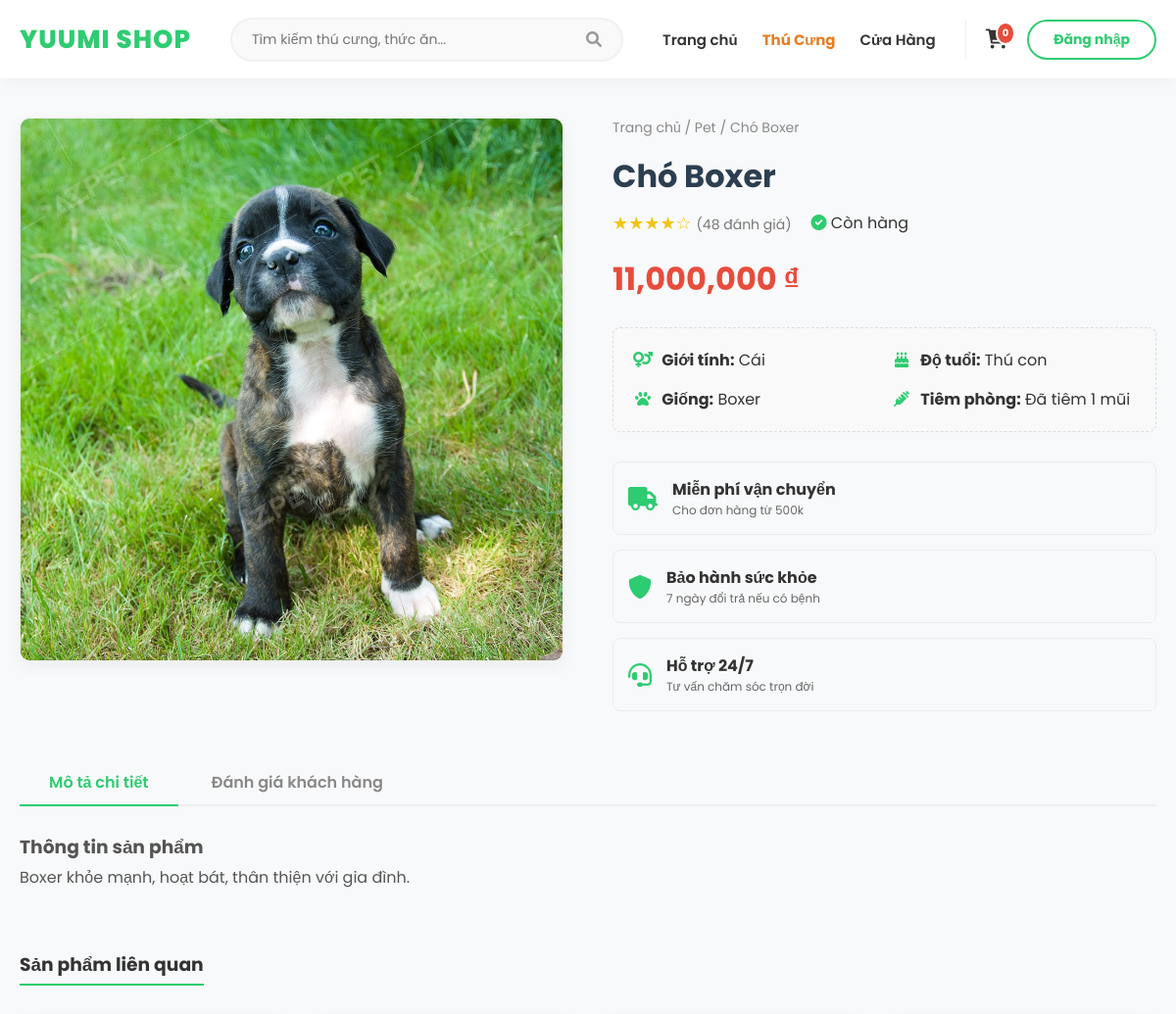
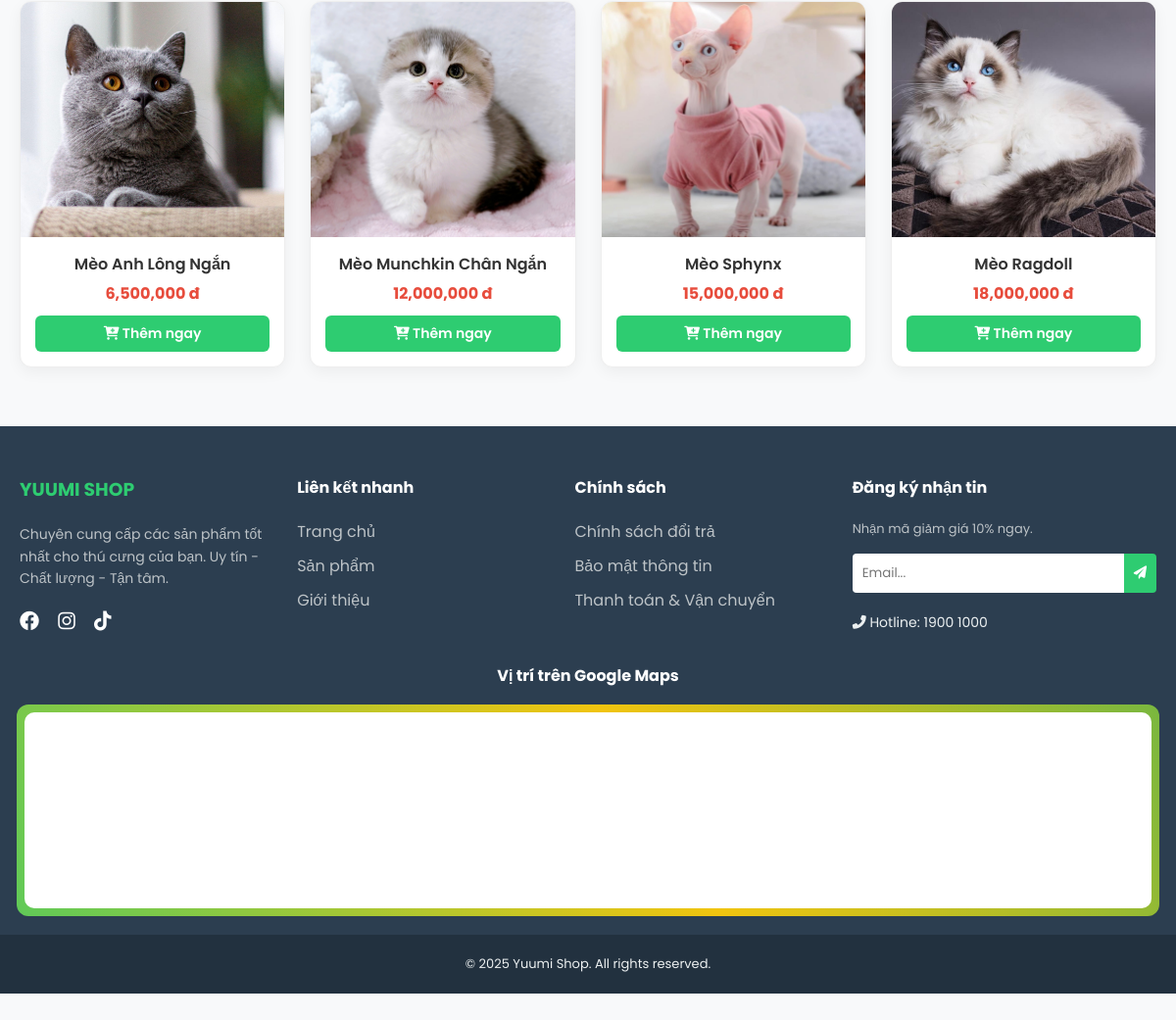
Page /product_detail.php?id=170 on the committed database (2 pictures, top to bottom).
### tables this page shows
CREATE TABLE IF NOT EXISTS products (
    id INT AUTO_INCREMENT PRIMARY KEY,
    name VARCHAR(255) NOT NULL,
    species ENUM('dog', 'cat', 'all') NOT NULL, 
    category ENUM('food', 'accessory', 'health', 'toy', 'cage', 'pet') NOT NULL, 
    sub_category VARCHAR(50), 
    brand VARCHAR(50), 
    age_group ENUM('baby', 'adult', 'senior', 'all') DEFAULT 'all',
    gender ENUM('male', 'female', 'unisex') DEFAULT 'unisex',  
    price DECIMAL(15, 0) NOT NULL,
    old_price DECIMAL(15, 0) DEFAULT 0,
    image VARCHAR(255),
    rating FLOAT DEFAULT 5,
    description TEXT,
    sold_count INT DEFAULT 0,
    is_new BOOLEAN DEFAULT 1,
    created_at TIMESTAMP DEFAULT CURRENT_TIMESTAMP
);

### src/product_detail.php (the view, shortened to what this page needs)
<?php
require_once 'includes/db.php';
$id = $_GET['id'] ?? 0;
$stmt = $conn->prepare("SELECT * FROM products WHERE id = ?");
$stmt->execute([$id]);
$product = $stmt->fetch(PDO::FETCH_ASSOC);
$related = $conn->prepare("SELECT * FROM products WHERE category = ? AND id != ? LIMIT 4");
$related->execute([$product['category'], $id]);
include 'includes/header.php';
?>
<div class="container" style="margin-top: 40px; margin-bottom: 60px;">
    <div class="product-detail-wrapper">
        <div class="detail-gallery">
            <div class="main-img">
                <img src="assets/images/<?= $product['image'] ?>" alt="<?= htmlspecialchars($product['name']) ?>">
            </div>
        </div>
        <div class="detail-info">
            <div class="product-breadcrumb">
                <a href="index.php">Trang chủ</a> /
                <a href="products.php?category=<?= $product['category'] ?>"><?= ucfirst($product['category']) ?></a> /
                <span><?= htmlspecialchars($product['name']) ?></span>
            </div>
            <h1 class="product-title"><?= htmlspecialchars($product['name']) ?></h1>
            <div class="product-meta-row">
                <div class="rating-stars">
                    <span style="color: #f1c40f; font-size: 18px;">
                        <?= str_repeat('★', floor($product['rating'])) ?><?= str_repeat('☆', 5 - floor($product['rating'])) ?>
                    </span>
                    <span style="color: #777; font-size: 14px;">(<?= rand(10, 50) ?> đánh giá)</span>
                </div>
                <div class="stock-status">
                    <i class="fas fa-check-circle" style="color: #2ecc71;"></i> Còn hàng
                </div>
            </div>
            <div class="product-price">
                <span class="current-price"><?= number_format($product['price']) ?> ₫</span>
            </div>
            <?php if($product['category'] == 'pet'): ?>
            <div class="pet-attributes">
                <div class="attr-item"><i class="fas fa-venus-mars"></i> <strong>Giới tính:</strong> <?= $product['gender']=='male'?'Đực':'Cái' ?></div>
                <div class="attr-item"><i class="fas fa-birthday-cake"></i> <strong>Độ tuổi:</strong> <?= $product['age_group']=='baby'?'Thú con':'Trưởng thành' ?></div>
                <div class="attr-item"><i class="fas fa-paw"></i> <strong>Giống:</strong> <?= $product['sub_category'] ?? 'Lai' ?></div>
                <div class="attr-item"><i class="fas fa-syringe"></i> <strong>Tiêm phòng:</strong> Đã tiêm 1 mũi</div>
            </div>
            <?php endif; ?>
            <div class="trust-badges">
                <div class="trust-item">
                    <i class="fas fa-truck"></i>
                    <div><strong>Miễn phí vận chuyển</strong><p>Cho đơn hàng từ 500k</p></div>
                </div>
                <div class="trust-item">
                    <i class="fas fa-shield-alt"></i>
                    <div><strong>Bảo hành sức khỏe</strong><p>7 ngày đổi trả nếu có bệnh</p></div>
                </div>
                <div class="trust-item">
                    <i class="fas fa-headset"></i>
                    <div><strong>Hỗ trợ 24/7</strong><p>Tư vấn chăm sóc trọn đời</p></div>
                </div>
            </div>
        </div>
    </div>
    <div class="product-tabs">
        <div class="tabs-header">
            <button class="tab-btn active" onclick="openTab(event, 'desc')">Mô tả chi tiết</button>
            <button class="tab-btn" onclick="openTab(event, 'reviews')">Đánh giá khách hàng</button>
        </div>
        <div id="desc" class="tab-content" style="display: block;">
            <div class="desc-content">
                <h3>Thông tin sản phẩm</h3>
                <p><?= nl2br(htmlspecialchars($product['description'])) ?></p>
            </div>
        </div>
    </div>
    <div class="related-products" style="margin-top: 60px;">
        <h3 style="border-bottom: 2px solid #2ecc71; display: inline-block; padding-bottom: 5px; margin-bottom: 30px;">Sản phẩm liên quan</h3>
        <div class="product-grid">
 <?php while($rel = $related->fetch(PDO::FETCH_ASSOC)): ?>
            <div class="product-card">
                <div class="product-img-wrapper">
                    <a href="product_detail.php?id=<?= $rel['id'] ?>">
                        <img src="assets/images/<?= htmlspecialchars($rel['image']) ?>">
                    </a>
                </div>
                <div class="product-info">
                    <h3><a href="product_detail.php?id=<?= $rel['id'] ?>" style="color:#333; text-decoration:none;"><?= htmlspecialchars($rel['name']) ?></a></h3>
                    <div style="margin-bottom: 10px;">
                        <span class="price"><?= number_format($rel['price']) ?> đ</span>
                    </div>
                    <form action="cart.php" method="POST" style="margin-top: 10px;">
                        <button type="submit" class="btn-buy" style="width: 100%; border: none; cursor: pointer; padding: 8px; font-size: 14px;">
                            <i class="fas fa-cart-plus"></i> Thêm ngay
                        </button>
                    </form>
                </div>
            </div>
            <?php endwhile; ?>
        </div>
</div>
<?php include 'includes/footer.php'; ?>

### src/includes/header.php (shortened to what this page needs)
<!DOCTYPE html>
<html lang="vi">
<head>
    <link rel="stylesheet" href="assets/css/style.css">
    <link rel="stylesheet" href="https://cdnjs.cloudflare.com/ajax/libs/font-awesome/6.0.0/css/all.min.css">
</head>
<body>
<header>
    <div class="container header-wrapper">
        <div class="logo">
            <h1><a href="index.php">YUUMI SHOP</a></h1>
        </div>
        <div class="header-search">
            <form action="products.php" method="GET">
                <input type="text" name="q" placeholder="Tìm kiếm thú cưng, thức ăn..." value="<?= isset($_GET['q']) ? htmlspecialchars($_GET['q']) : '' ?>">
                <button type="submit"><i class="fas fa-search"></i></button>
            </form>
        </div>
        <div class="header-actions">
            <nav>
                <ul>
                    <li><a href="index.php">Trang chủ</a></li>
                    <li><a href="products.php?category=pet" style="color: #e67e22; font-weight:bold;">Thú Cưng</a></li>
                    <li><a href="products.php?category=supplies">Cửa Hàng</a></li>
                </ul>
            </nav>
            <div class="user-actions">
                <a href="cart.php" class="cart-btn">
                    <span class="badge"><?= isset($_SESSION['cart']) ? count($_SESSION['cart']) : 0 ?></span>
                </a>
                <?php if (isset($_SESSION['user_id'])): ?>
                    <div class="dropdown">
                        <a href="profile.php" class="user-link"><i class="fas fa-user-circle"></i> <?= htmlspecialchars($_SESSION['user_name']) ?></a>
                        <div class="dropdown-content">
                            <a href="profile.php">Hồ sơ</a>
                            <?php if($_SESSION['user_role'] == 'admin'): ?>
                                <a href="admin/index.php">Admin Panel</a>
                            <?php endif; ?>
                            <a href="logout.php">Đăng xuất</a>
                        </div>
                    </div>
                <?php else: ?>
                    <a href="login.php" class="btn-login">Đăng nhập</a>
                <?php endif; ?>
            </div>
        </div>
    </div>
</header>

### src/includes/footer.php (shortened to what this page needs)
<?php if (basename($_SERVER['PHP_SELF']) != 'index.php'): ?>
    </div> <?php endif; ?>
<footer style="background: #2c3e50; color: #ecf0f1; padding-top: 50px; margin-top: auto; width: 100%;">
    <div class="container" style="display: grid; grid-template-columns: repeat(4, 1fr); gap: 30px; margin-bottom: 30px;">
        <div>
            <h3 style="color: #2ecc71; margin-bottom: 20px;">YUUMI SHOP</h3>
            <p style="font-size: 14px; color: #bdc3c7; line-height: 1.6;">
                Chuyên cung cấp các sản phẩm tốt nhất cho thú cưng của bạn. Uy tín - Chất lượng - Tận tâm.
            </p>
            <div style="margin-top: 20px;">
                <a href="#" style="color: white; margin-right: 15px;"><i class="fab fa-facebook fa-lg"></i></a>
                <a href="#" style="color: white; margin-right: 15px;"><i class="fab fa-instagram fa-lg"></i></a>
                <a href="#" style="color: white;"><i class="fab fa-tiktok fa-lg"></i></a>
            </div>
        </div>
        <div>
            <h4 style="margin-bottom: 20px;">Liên kết nhanh</h4>
            <ul style="list-style: none;">
                <li style="margin-bottom: 10px;"><a href="index.php" style="color: #bdc3c7; text-decoration: none;">Trang chủ</a></li>
                <li style="margin-bottom: 10px;"><a href="products.php" style="color: #bdc3c7; text-decoration: none;">Sản phẩm</a></li>
                <li style="margin-bottom: 10px;"><a href="#" style="color: #bdc3c7; text-decoration: none;">Giới thiệu</a></li>
            </ul>
        </div>
        <div>
            <h4 style="margin-bottom: 20px;">Chính sách</h4>
            <ul style="list-style: none;">
                <li style="margin-bottom: 10px;"><a href="#" style="color: #bdc3c7; text-decoration: none;">Chính sách đổi trả</a></li>
                <li style="margin-bottom: 10px;"><a href="#" style="color: #bdc3c7; text-decoration: none;">Bảo mật thông tin</a></li>
                <li style="margin-bottom: 10px;"><a href="#" style="color: #bdc3c7; text-decoration: none;">Thanh toán & Vận chuyển</a></li>
            </ul>
        </div>
        <div>
            <h4 style="margin-bottom: 20px;">Đăng ký nhận tin</h4>
            <p style="font-size: 13px; color: #bdc3c7; margin-bottom: 15px;">Nhận mã giảm giá 10% ngay.</p>
            <form style="display: flex;">
                <input type="email" placeholder="Email..." style="padding: 10px; border: none; border-radius: 4px 0 0 4px; flex: 1; outline: none;">
                <button style="background: #2ecc71; color: white; border: none; padding: 10px; border-radius: 0 4px 4px 0; cursor: pointer;"><i class="fas fa-paper-plane"></i></button>
            </form>
            <p style="margin-top: 20px; font-size: 14px;"><i class="fas fa-phone-alt"></i> Hotline: 1900 1000</p>
        </div>
    </div>
    <div style="text-align:center; padding-bottom: 20px;">
        <h4 style="margin-bottom: 20px;">Vị trí trên Google Maps</h4>
        <div class="container">
            <div class="agbg-border" style="width: 100%; padding: 5px;">
                <div style="background:white; border-radius:10px; overflow:hidden;">
                    <iframe
                        src="https://www.google.com/maps/embed?pb=!1m18!1m12!1m3!1d3919.424606771363!2d106.6983803148008!3d10.77926899231976!2m3!1f0!2f0!3f0!3m2!1i1024!2i768!4f13.1!3m3!1m2!1s0x31752f385570472f%3A0x1787491df6ed1d64!2sNotre%20Dame%20Cathedral%20of%20Saigon!5e0!3m2!1sen!2s!4v1646727267484!5m2!1sen!2s"
                        width="100%"
                        height="200"
                        style="border:0; display:block;"
                        allowfullscreen=""
                        loading="lazy">
                    </iframe>
                </div>
            </div>
        </div>
    </div>
    <div style="background: #22313f; text-align: center; padding: 20px;">
        <p style="font-size: 13px;">© 2025 Yuumi Shop. All rights reserved.</p>
    </div>
</footer>
</body>
</html>

### src/assets/css/style.css (style rules this page uses)
* { margin: 0; padding: 0; box-sizing: border-box; font-family: 'Poppins', sans-serif; }
body { background-color: #f8f9fa; color: #333; display: flex; flex-direction: column; min-height: 100vh; }
.container { max-width: 1200px; margin: 0 auto; padding: 0 20px; }
a { text-decoration: none; color: inherit; transition: 0.3s; }
header { background: #fff; box-shadow: 0 2px 15px rgba(0,0,0,0.05); position: sticky; top: 0; z-index: 1000; height: 80px; }
.header-wrapper { display: flex; align-items: center; justify-content: space-between; height: 100%; gap: 40px; }
.logo { flex-shrink: 0; }
.logo h1 a { color: #2ecc71; font-weight: 800; font-size: 26px; letter-spacing: 1px; text-transform: uppercase; display: flex; align-items: center; }
.header-search { flex-grow: 1; max-width: 500px; }
.header-search form { display: flex; border: 2px solid #f1f1f1; border-radius: 50px; overflow: hidden; background: #f9f9f9; transition: 0.3s; }
.header-search input { flex: 1; padding: 10px 20px; border: none; outline: none; font-size: 14px; background: transparent; }
.header-search button { background: transparent; border: none; padding: 0 20px; color: #999; cursor: pointer; font-size: 16px; transition: 0.3s; }
.header-actions { display: flex; align-items: center; gap: 30px; flex-shrink: 0; }
.header-actions nav ul { list-style: none; display: flex; gap: 25px; margin: 0; padding: 0; }
.header-actions nav a { font-weight: 600; font-size: 15px; color: #333; padding: 26px 0; position: relative; transition: 0.3s; white-space: nowrap; }
.header-actions nav a::after { content: ''; position: absolute; width: 0; height: 3px; bottom: 0; left: 0; background-color: #2ecc71; transition: width 0.3s ease-in-out; border-radius: 2px 2px 0 0; }
.user-actions { display: flex; align-items: center; gap: 20px; padding-left: 20px; border-left: 1px solid #eee; height: 40px; }
.cart-btn { position: relative; color: #333; font-size: 20px; transition: 0.3s; display: flex; align-items: center; }
.cart-btn .badge { position: absolute; top: -8px; right: -8px; background: #e74c3c; color: white; font-size: 10px; font-weight: bold; padding: 2px 5px; border-radius: 50%; border: 2px solid #fff; }
.btn-login { padding: 8px 25px; border: 2px solid #2ecc71; border-radius: 50px; color: #2ecc71; font-weight: 700; font-size: 14px; transition: 0.3s; }
.product-grid { display: grid; grid-template-columns: repeat(auto-fill, minmax(240px, 1fr)); gap: 25px; }
.product-card { background: white; border-radius: 12px; overflow: hidden; box-shadow: 0 5px 15px rgba(0,0,0,0.05); transition: transform 0.3s; border: 1px solid #eee; display: flex; flex-direction: column; position: relative; }
.badge { position: absolute; top: 10px; left: 10px; padding: 4px 10px; color: white; font-size: 11px; font-weight: bold; border-radius: 4px; z-index: 2; }
.product-img-wrapper { position: relative; overflow: hidden; height: 240px; }
.product-img-wrapper img { width: 100%; height: 100%; object-fit: cover; transition: 0.5s; }
.product-info { padding: 15px; text-align: center; }
.product-info h3 a { font-size: 16px; color: #333; font-weight: 600; display: block; margin-bottom: 5px; }
.price { color: #e74c3c; font-size: 16px; font-weight: 700; }
footer { background: #2c3e50; color: #ecf0f1; padding: 50px 0 0; margin-top: auto; }
footer h3, footer h4 { color: #fff; margin-bottom: 20px; }
footer ul li { margin-bottom: 10px; }
footer a { color: #bdc3c7; }
.agbg-border { --borderWidth: 3px; --radius: 12px; position: relative; border-radius: var(--radius); background: #fff; z-index: 0; display: inline-block; }
.agbg-border::after { content: ""; position: absolute; top: calc(-1 * var(--borderWidth)); left: calc(-1 * var(--borderWidth)); height: calc(100% + var(--borderWidth) * 2); width: calc(100% + var(--borderWidth) * 2); background: linear-gradient(60deg, #2ecc71, #f1c40f, #27ae60, #00ff88, #2ecc71); border-radius: var(--radius); z-index: -1; background-size: 300% 300%; animation: animatedgradient 3s ease alternate infinite; }

### rows in the picture
products: image (picture), category "Pet", name "Chó Boxer", rating "★★★★", rating "☆", price "11,000,000", sub_category "Boxer", description "Boxer khỏe mạnh, hoạt bát, thân thiện với gia đình."
products: image (picture), name "Mèo Anh Lông Ngắn", price "6,500,000"
products: image (picture), name "Mèo Munchkin Chân Ngắn", price "12,000,000"
products: image (picture), name "Mèo Sphynx", price "15,000,000"
products: image (picture), name "Mèo Ragdoll", price "18,000,000"
